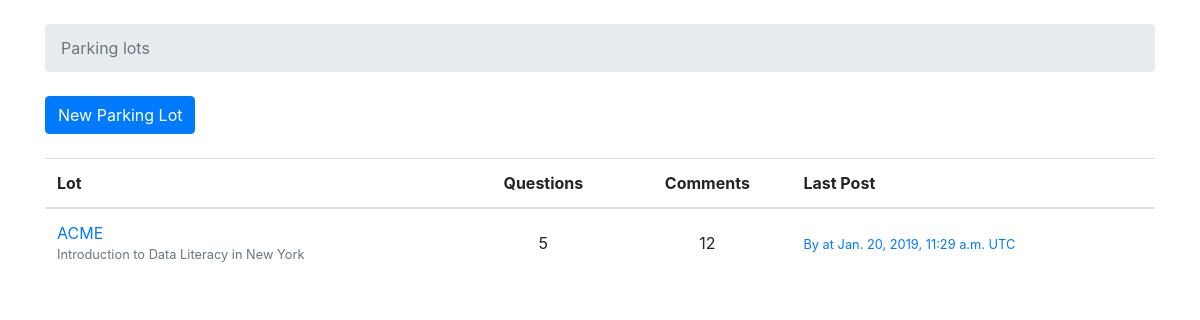
The page /lots/ on the database its author committed.
### lot/models.py (models this page shows, shortened)
class Lot(models.Model):
    group_name = models.CharField(max_length=30, unique=True)
    description = models.CharField(max_length=100)
    location = models.CharField(max_length=100)
    start_date = models.DateField(null=True)
    end_date = models.DateField(null=True)
    slug = models.SlugField(unique=True)
    timezone = models.CharField(max_length=100, choices=TIMEZONE_CHOICES,
                                default='America/Los_Angeles')
    def get_comments_count(self):
        return Post.objects.filter(question__lot=self).count()
    def get_last_comment(self):
        return (Post.objects.filter(question__lot=self)
                .order_by('-created_at')
                .first())

class Post(models.Model):
    message = models.TextField(max_length=4000)
    question = models.ForeignKey(Question, related_name='posts',
                                 on_delete=models.CASCADE)
    created_at = models.DateTimeField(auto_now_add=True)
    updated_at = models.DateTimeField(null=True)
    created_by = models.ForeignKey(User, null=True, related_name='posts',
                                   on_delete=models.CASCADE)
    updated_by = models.ForeignKey(User, null=True, related_name='+',
                                   on_delete=models.CASCADE)
    created_name = models.CharField(max_length=100)
    updated_name = models.CharField(max_length=100)

### lot/views.py (the view)
# urls.py: path('lots/', views.LotListView.as_view(), name='list_lots'),
class LotListView(ListView):
    model = Lot
    context_object_name = 'lots'
    template_name = 'list_lots.html'
    def get_queryset(self):
        return Lot.objects.all().order_by('-start_date')

### templates/list_lots.html
{% extends 'base.html' %}
{% block breadcrumb %}
  <li class="breadcrumb-item active">Parking lots</li>
{% endblock %}
{% block content %}
  <div class="mb-4">
      <a href="{% url 'create_lot' %}" class="btn btn-primary">New Parking Lot</a>
  </div>
  <table class="table">
    <thead class="thead inverse">
      <tr>
        <th>Lot</th>
        <th class='text-center'>Questions</th>
        <th class='text-center'>Comments</th>
        <th>Last Post</th>
        </tr>
    </thead>
    <tbody>
      {% for lot in lots %}
      <tr>
          <td>
              <a href="{% url 'list_questions' lot.slug %}">{{lot.group_name}}</a>
              <small class="text-muted d-block">{{ lot.description }} in {{lot.location}}</small>
        </td>
        <td class="text-center align-middle">
            {{ lot.questions.count }}
        </td>
        <td class="text-center align-middle">
            {{ lot.get_comments_count }}
        </td>
        <td class="align-middle">
            {% with post=lot.get_last_comment %}
            {% if post %}
            <small>
                <a href="#">
                    By {{ post.created_by.username }} at {{post.created_at}} UTC
                </a>
            </small>
            {% else %}
              <small class="text-muted">
                  <em>No comments yet</em>
              </small>
              {% endif %}
            {% endwith %}
        </td>
      </tr>
      {% endfor %}
    </tbody>
  </table>
{% endblock %}

### rows shown on the page
Lot: group_name "ACME", description "Introduction to Data Literacy", location "New York", questions.count "5", get_comments_count "12", get_last_comment.created_at "Jan. 20, 2019, 11:29 a.m."
